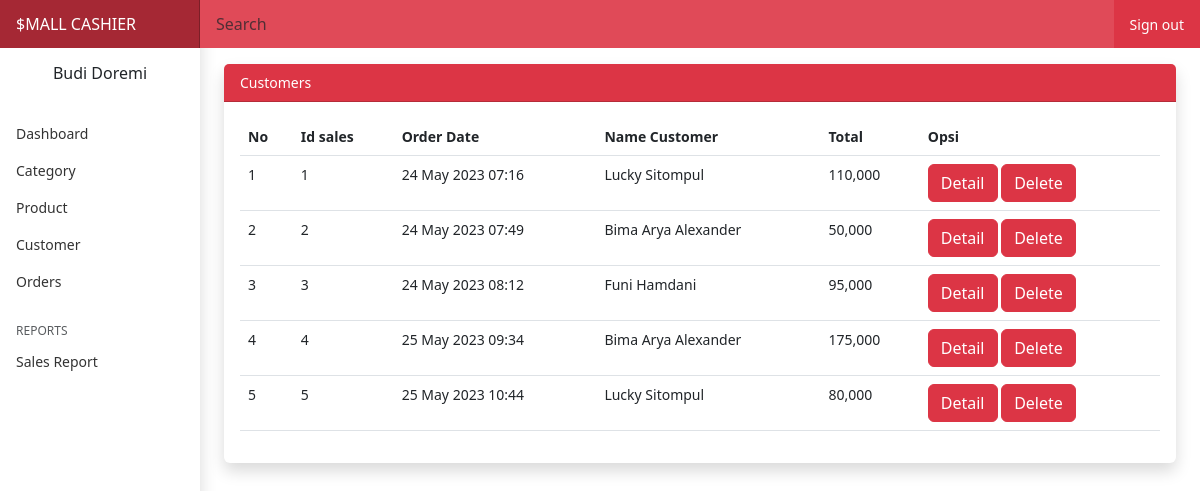
The app's page /warehouse/index.php?page=orders (signed in) with its own data.
### tables this page shows
CREATE TABLE `sales` (
  `id_sales` int NOT NULL,
  `id_customer` int NOT NULL,
  `id_user` int NOT NULL,
  `order_date` datetime NOT NULL,
  `total` int NOT NULL
);

CREATE TABLE `customer` (
  `id_customer` int NOT NULL,
  `name_customer` varchar(100) NOT NULL,
  `email_customer` varchar(100) NOT NULL,
  `address_-customer` varchar(100) NOT NULL
);

### warehouse/orders.php (the view)
<div class="my-3 card border-0 shadow">
    <div class="card-header bg-danger text-white">Customers</div>
    <div class="card-body">
        <table class="table">
            <thead>
                <tr>
                    <th>No</th>
                    <th>Id sales</th>
                    <th>Order Date</th>
                    <th>Name Customer</th>
                    <th>Total</th>
                    <th>Opsi</th>
                </tr>
            </thead>
            <?php
            $query = "SELECT * FROM sales LEFT JOIN customer ON sales.id_customer = customer.id_customer;";
            $result = mysqli_query($conn, $query);
            ?>
            <?php
            $key = 1;
            while ($data = mysqli_fetch_array($result)) : ?>
                <tbody>
                    <tr>
                        <td>
                            <?php echo $key; ?>
                        </td>
                        <td>
                            <?php echo $data['id_sales']; ?>
                        </td>
                        <td>
                            <?php echo date("d M Y H:i", strtotime($data['order_date'])); ?>
                        </td>
                        <td>
                            <?php echo ($data['name_customer']) ?>
                        </td>
                        <td>
                            <?php echo number_format($data['total']) ?>
                        </td>
                        <td>
                            <a href="#" class="btn btn-danger">Detail</a>
                            <a href="#" class="btn btn-danger">Delete</a>
                        </td>
                    </tr>
                    <?php $key++; ?>
                <?php endwhile ?>
                </tbody>
        </table>
    </div>
</div>

### src/css/dashboard.css (style rules this page uses)
body { font-size: .875rem; }

### records on screen
sales: id_sales "1", order_date "24 May 2023 07:16", id_customer.name_customer "Lucky Sitompul", total "110,000"
sales: id_sales "2", order_date "24 May 2023 07:49", id_customer.name_customer "Bima Arya Alexander", total "50,000"
sales: id_sales "3", order_date "24 May 2023 08:12", id_customer.name_customer "Funi Hamdani", total "95,000"
sales: id_sales "4", order_date "25 May 2023 09:34", id_customer.name_customer "Bima Arya Alexander", total "175,000"
sales: id_sales "5", order_date "25 May 2023 10:44", id_customer.name_customer "Lucky Sitompul", total "80,000"

### other values on screen
$_SESSION['user']['name_user'] "Budi Doremi"
